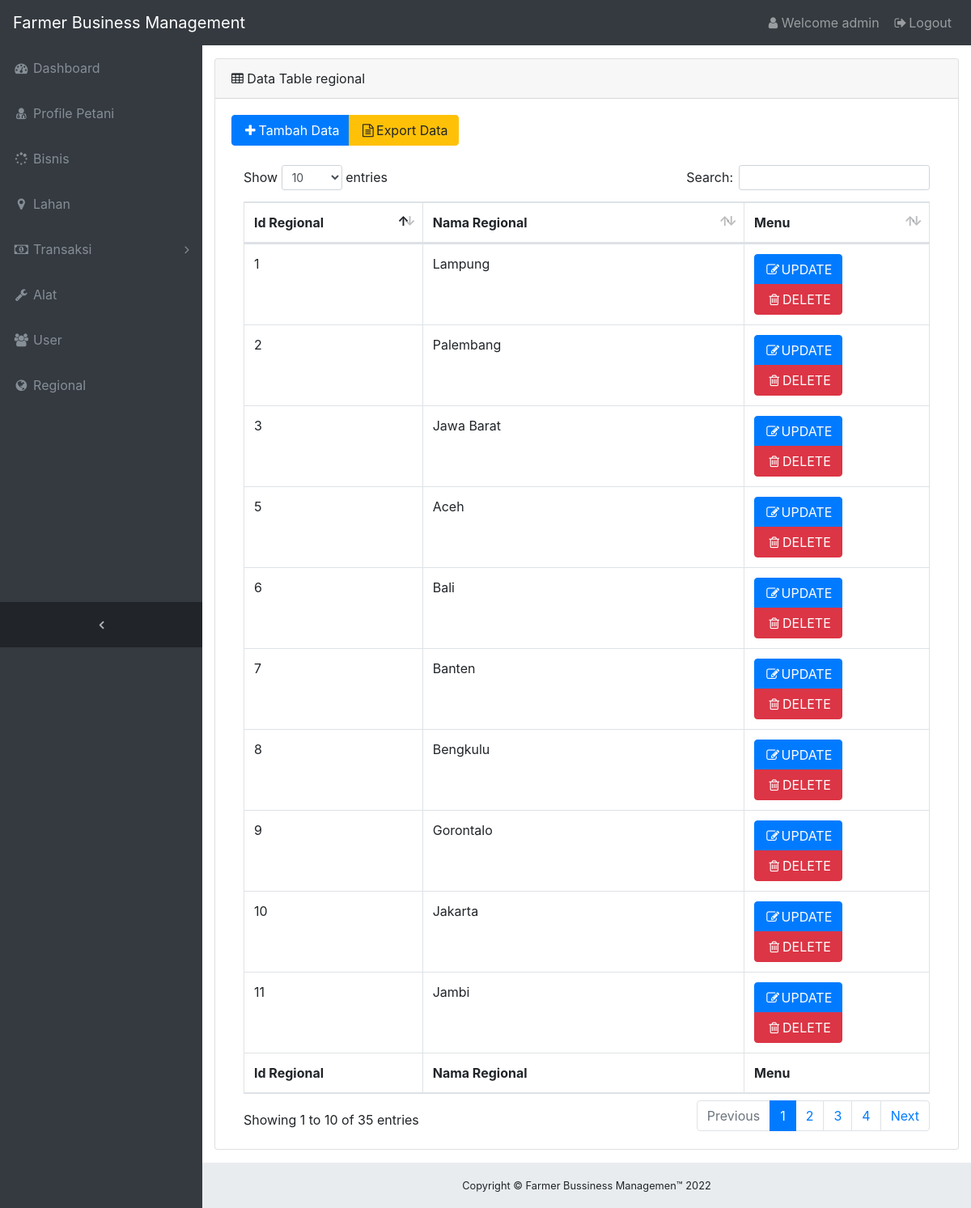
Screenshot of /index.php?page=regional (signed in) with the database file from the repository.
### tables this page shows
CREATE TABLE IF NOT EXISTS `regional` (
`id_regional` int(15) NOT NULL,
  `nm_regional` varchar(50) NOT NULL
);

### controller/regionalcontroller.php (called while the page is built, shortened)
<?php
	function ViewDataRegional(){
	global $db;
	$kdaba=$db->MysqlOpen();
	if(!empty($_SESSION['level']))	{
		if($_SESSION['level']=='admin'){
			$sql=" select * from regional";
		}
	}
	 $hasil=$kdaba->query($sql);
	 return $hasil;
	}
?>

### menu/regional.php (the view, shortened to what this page needs)
<?php
$a=@$_GET['a'];
require('controller/regionalcontroller.php');
switch($a){
	default : curd_read();
		break;
}
function curd_read(){
	 $hasil=sql_select();
	?>
      <div class="card mb-3">
        <div class="card-header">
          <i class="fa fa-table"></i> Data Table regional</div>
        <div class="card-body">
        	<div class="btn-group">
        		<a href='index.php?page=regional&a=tambah' class="btn btn-primary btn-xs"><i class="fa fa-fw fa-plus"></i>Tambah Data</a>
				<a href='index.php?page=export' class="btn btn-warning btn-xs"><i class="fa fa-fw  fa-file-text-o"></i>Export Data</a>
			</div>
			<br/>
			<br/>
          <div class="table-responsive">
            <table class="table table-bordered" id="dataTable" width="100%" cellspacing="0">
              <thead>
                <tr>
                  <th>Id Regional</th>
                  <th>Nama Regional</th>
                  <th>Menu</th>
                </tr>
              </thead>
              <tfoot>
                <tr>
                  <th>Id Regional</th>
                  <th>Nama Regional</th>
                  <th>Menu</th>
                </tr>
              </tfoot>
              <tbody>
              	<?php
              	while($baris=$hasil->fetch()){
              	?>
                <tr>
                  <td><?php echo $baris['id_regional']; ?></td>
                  <td><?php echo $baris['nm_regional']; ?></td>
                  <td>
                  	<?php if($_SESSION['level']=='admin'){
	                 echo '
	                  	<div class="btn-group-vertical">
							<a href="index.php?page=regional&a=edit&id='.$baris['id_regional'].'" class="btn btn-primary btn-xs"><i class="fa fa-fw fa-pencil-square-o"></i>UPDATE</a>
							<a href="index.php?page=regional&a=hapus&id='.$baris['id_regional'].'" class="btn btn-danger btn-xs "><i class="fa fa-fw fa-trash-o"></i>DELETE</a>
						</div>';
					}
					?>
					</td>
                </tr>
               <?php
           		}
               ?>
              </tbody>
            </table>
          </div>
        </div>
    </div>
<?php
}
 function sql_select(){
 	$data=ViewDataRegional();
 	return $data;
 }
 ?>

### template/frame/css/sb-admin.css (style rules this page uses)
html { position: relative; min-height: 100%; }
body { overflow-x: hidden; }
body.sticky-footer { margin-bottom: 56px; }
body.fixed-nav { padding-top: 56px; }

### rows the page displays
regional: id_regional "1", nm_regional "Lampung"
regional: id_regional "2", nm_regional "Palembang"
regional: id_regional "3", nm_regional "Jawa Barat"
regional: id_regional "5", nm_regional "Aceh"
regional: id_regional "6", nm_regional "Bali"
regional: id_regional "7", nm_regional "Banten"
regional: id_regional "8", nm_regional "Bengkulu"
regional: id_regional "9", nm_regional "Gorontalo"
regional: id_regional "10", nm_regional "Jakarta"
regional: id_regional "11", nm_regional "Jambi"

### other values shown
$_SESSION['user'] "admin"
